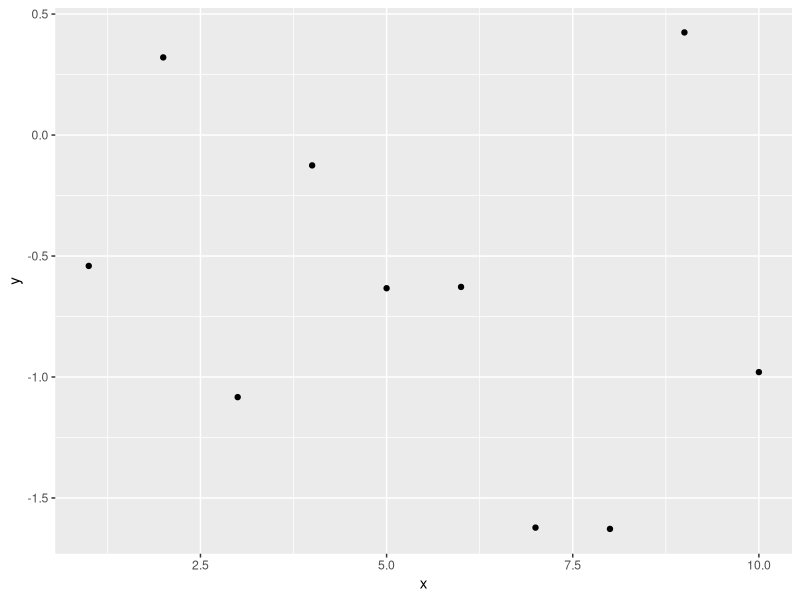

Recreate this plot in R.
## ---- chunk 1
knitr::opts_chunk$set(echo = TRUE)
## ---- chunk 2
#this hashtag means we have "commented out" this line, so it will not run

#let's define the variable x 
x<-5

x #auto printing occurs
print(x) #explicit printing
class(x)

#we can coerce an object from one class to another
y<-as.integer(x)
class(y)

z<-1L
class(z)
## ---- chunk 3

#initialize a vector
a<-vector("numeric",10)
print(a)

#define a vector with c() function
b<-c(1,2,3)
print(b)
class(a)
class(b)

#create a data frame
x<-1:10
y<-rnorm(10)
df<-data.frame(x,y)

#what are the dimensions of the data frame
dim(df)

#what are the names of the data frame?
names(df)

## ---- chunk 4

x<-factor(c("male","female","male","female","female","female"))

#print the factor names of x
factor(x)

#how many of each factor are in the vector x
table(x)



## ---- chunk 5

#let's add an NA value to our factors
y<-factor(c(x,NA))
class(y)

is.na(y)

table(y,useNA="always")

z<-c(1,20,13,NA,45)
mean(z) 
mean(z,na.rm=TRUE)

## ---- chunk 6

#what libraries are loaded in the environment?
sessionInfo()

#let's install a package; this is commented out because we want to use Terminal in HUNT Cloud Workbench
#install.packages("ggplot2")

#now we call the package
library(ggplot2)

#now we can use functions from the ggplot2 package
ggplot(df,aes(x,y)) + geom_point()

## ---- chunk 7

# Unfortunately this won't work in RStudio workbench on HUNT Cloud, so I've commented it out
#system("ls")

